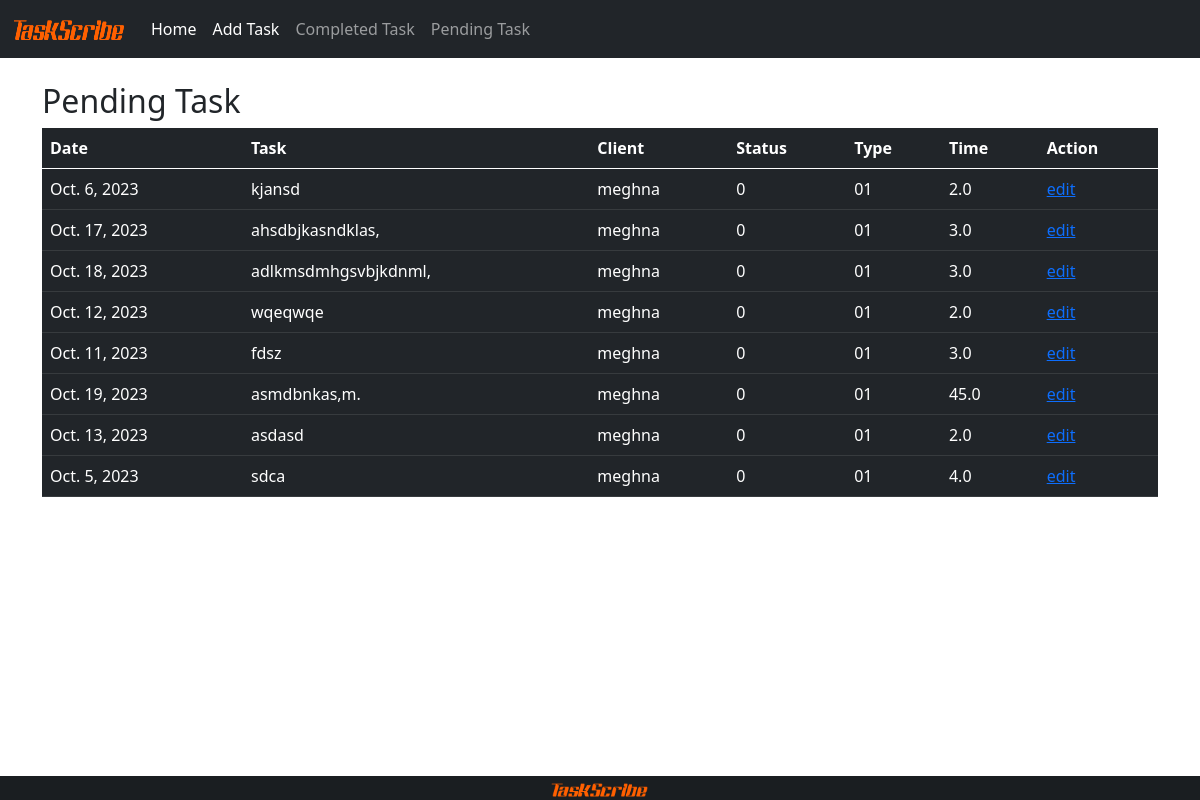
The page /pending-task/ on the database as committed earlier.
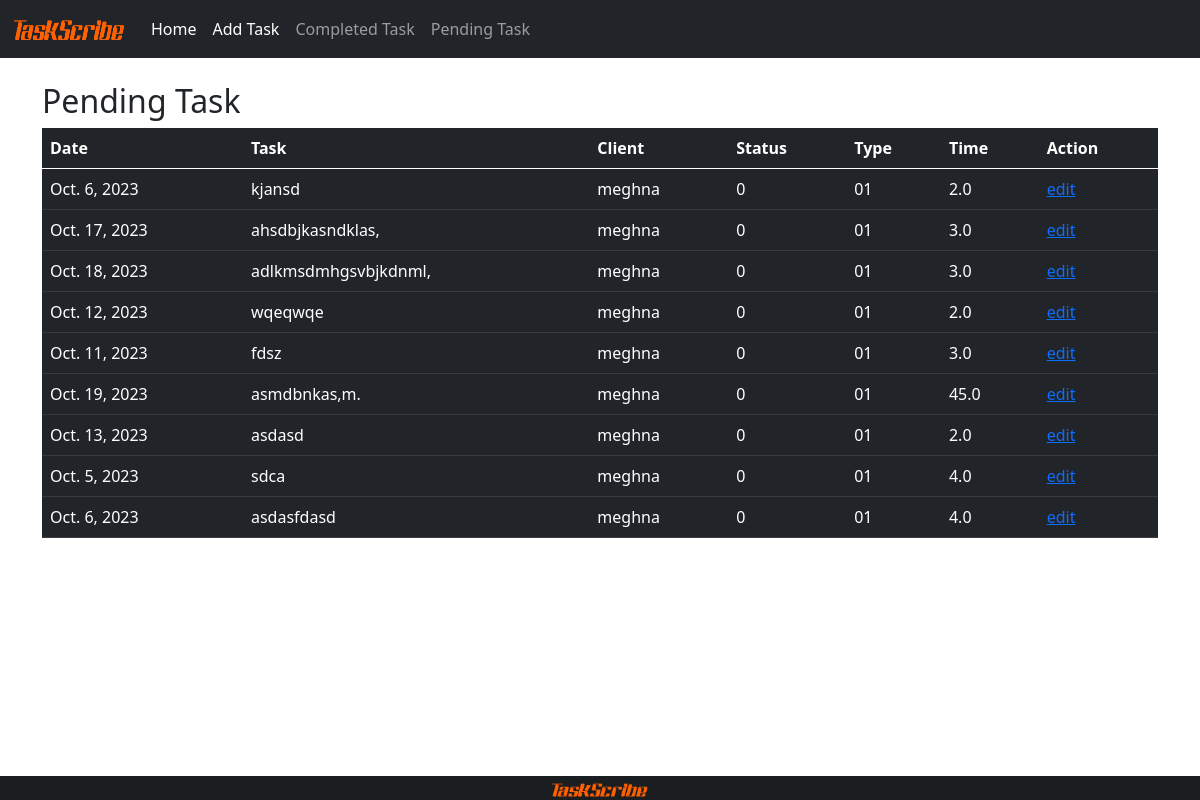
The same page on the database as committed later.
### taskapp/models.py (models this page shows, shortened)
class Task(models.Model):
    name = models.CharField(max_length=500,)
    type = models.CharField(max_length=100, null=True, blank=True, )
    client = models.ForeignKey(Client, on_delete=models.PROTECT)
    date = models.DateField()
    status = models.CharField(max_length=1, choices=STATUS, default='0')
    time = models.FloatField()

class Client(models.Model):
    name = models.CharField(max_length=100)

### taskapp/views.py (the view)
# urls.py: path('pending-task/', pending_task, name="pending_task"),
def pending_task(request):
    pending_tasks = Task.objects.filter(status="0")
    return render(request, "pending.html", {
        "pending_tasks" : pending_tasks
    })

### templates/pending.html (shortened to what this page needs)
{% extends 'base.html' %}
{% load static %}
{% block content %}
<div class="row" style="padding-bottom: 100px;">
    <div class="col-12">
    <h2>Pending Task</h2>
    <table class=" table table-hover table-dark">
        <thead>
          <tr>
            <th>Date</th>
            <th>Task</th>
            <th>Client</th>
            <th>Status</th>
            <th>Type</th>
            <th>Time</th>
            <th>Action</th>
          </tr>
        </thead>
        <tbody>
        {% for task in pending_tasks %}
          <tr>
            <td>{{ task.date }}</td>
            <td>{{ task.name }}</td>
            <td>{{ task.client.name}}</td>
            <td>{{ task.status}}</td>
            <td>{{ task.type}}</td>
            <td>{{ task.time}}</td>
            <td>
                <a href="{% url 'edit_task'  task_id=task.id %}" type="button">edit</a>
            </td>
          </tr>
        {% endfor %}
        </tbody>
      </table>
    </div>
</div>
{% endblock%}

Rows that differ between the two databases and show on the page:
added Task: date "Oct. 6, 2023", name "asdasfdasd", client.name "meghna", status "0", type "01", time "4.0"
